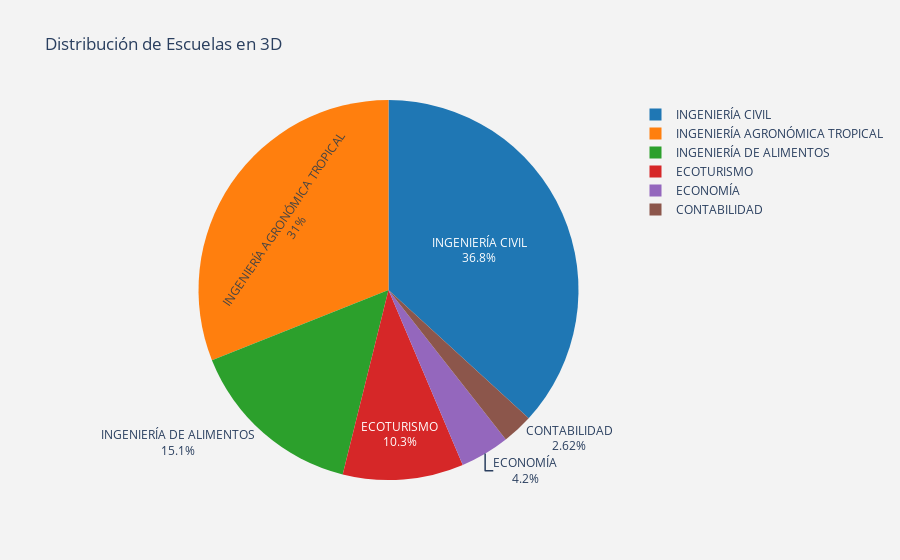

Write notebook code for a chart like this one.
### Code cell
import plotly.graph_objs as go
import plotly.offline as py

# Contar la frecuencia de cada valor en la columna 'ESCUELA'
escuela_counts = Postulantes['ESCUELA'].value_counts()

# Crear el gráfico de pastel en 3D
trace = go.Pie(
    labels=escuela_counts.index,
    values=escuela_counts.values,
    type='pie',
    textinfo='label+percent',
    hoverinfo='label+value+percent',
    textfont=dict(size=12),
    marker=dict(colors=['#1f77b4', '#ff7f0e', '#2ca02c', '#d62728', '#9467bd', '#8c564b'])
)

layout = go.Layout(
    title='Distribución de Escuelas en 3D',
    paper_bgcolor='rgb(243, 243, 243)',
    plot_bgcolor='rgb(243, 243, 243)'
)

# Crear la figura y trazar el gráfico
fig = go.Figure(data=[trace], layout=layout)
py.iplot(fig)

### Figure 1 — Plotly figure (JSON) as saved in the notebook; plotly's stock layout.template omitted (floating-point values rounded to 4 significant figures)
{"data": [{"hoverinfo": "label+value+percent", "labels": ["INGENIERÍA CIVIL", "INGENIERÍA AGRONÓMICA TROPICAL", "INGENIERÍA DE ALIMENTOS", "ECOTURISMO", "ECONOMÍA", "CONTABILIDAD"], "marker": {"colors": ["#1f77b4", "#ff7f0e", "#2ca02c", "#d62728", "#9467bd", "#8c564b"]}, "textfont": {"size": 12}, "textinfo": "label+percent", "type": "pie", "values": [1813, 1529, 744, 506, 207, 129]}], "layout": {"paper_bgcolor": "rgb(243, 243, 243)", "plot_bgcolor": "rgb(243, 243, 243)", "title": {"text": "Distribución de Escuelas en 3D"}}}
